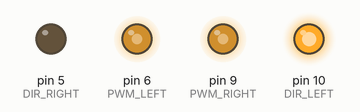
Recording of a sketch running on a simulated Arduino Uno, built with avr-gcc and run on an emulated ATmega328P. Parts: output pins drawn as LEDs (lit = HIGH).

Above: at 0.1 s.
Timing chart, 0 to 1.6 s (numbered marks = the images above):
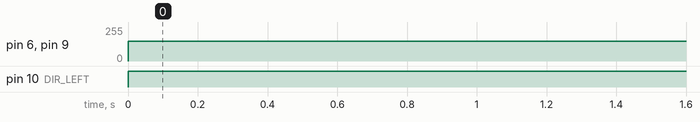

The sketch:

lige_bil.ino
```cpp
const uint8_t DIR_LEFT = 10;
const uint8_t PWM_LEFT = 6;
const uint8_t DIR_RIGHT = 5;
const uint8_t PWM_RIGHT = 9;


void setup() {
  // put your setup code here, to run once:
  pinMode(DIR_RIGHT, OUTPUT);
  pinMode(DIR_LEFT, OUTPUT);
  pinMode(PWM_RIGHT, OUTPUT);
  pinMode(PWM_LEFT, OUTPUT);
}

void loop() {
  // put your main code here, to run repeatedly:
  digitalWrite(DIR_LEFT,HIGH);
  digitalWrite(DIR_RIGHT,LOW);
  analogWrite(PWM_LEFT, 150);
  analogWrite(PWM_RIGHT, 150);
}
```

Measured:
- by itself, pin 6 (PWM_LEFT), pin 9 (PWM_RIGHT): 0/255 → 150/255 at 0.00 s
- by itself, pin 10 (DIR_LEFT): LOW → HIGH at 0.00 s
